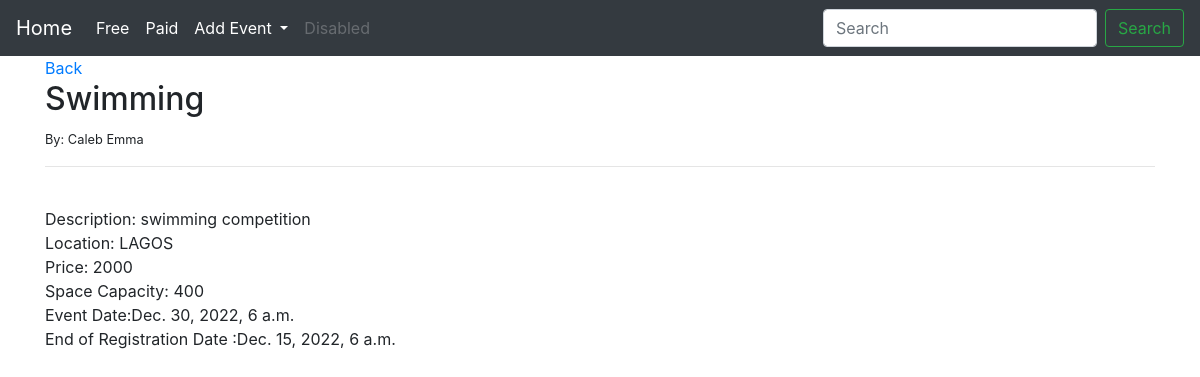
Screenshot of /article/4 with the database file from the repository.
### TheEvent/models.py (models this page shows, shortened)
class Event(models.Model):
    title =models.CharField(max_length=255)
    author = models.ForeignKey(User, on_delete=models.CASCADE)
    location = models.CharField(max_length=100)
    free = models.CharField(max_length=100, blank=True, null=True,)
    price = models.CharField(max_length=100, blank=True, null=True,)
    space_capacity = models.CharField(max_length=100, blank=True, null=True,)
    description = models.TextField(max_length=5000, blank=True, null=True,)
    event_date = models.DateTimeField(null=True, blank=True)
    event_end_date = models.DateTimeField(null=True, blank=True)
    header_image = models.ImageField(null=True, blank=True, upload_to="images/")

### TheEvent/views.py (the view)
# urls.py: path('article/<int:pk>', ArticleDetailView.as_view(), name="article-detail"),
class ArticleDetailView(DetailView):
    model = Event
    template_name = 'article_details.html'

### TheEvent/templates/article_details.html (shortened to what this page needs)
{%extends 'base.html'%}
{%block content %}
    <a href="{% url 'home' %}"> Back </a>
<h2>
    {{event.title}}
</h2>
    <small>
        By: {{event.author.first_name}} {{event.author.last_name}}
    </small> <br>
    <hr>
    <br>
    Description: {{event.description}}
    <br>
    Location: {{event.location}}
    <br>
    {%if event.price%}
    Price: {{event.price}}
    {%else%}
    Price: Free
    {%endif%}
    <br>
    {%if event.space_capacity%}
    Space Capacity: {{event.space_capacity}}
    {%else%}
    Space Capacity: Unlimited
    {%endif%}
    <br>
    {%if event.event_date%}
    Event Date:{{event.event_date}}
    {%endif%}
    <br>
    {%if event.event_end_date%}
    End of Registration Date :{{event.event_end_date}}
    {%endif%}
{%endblock%}

### rows the page displays
Event: title "Swimming", author.first_name "Caleb", author.last_name "Emma", description "swimming competition", location "LAGOS", price "2000", space_capacity "400", event_date "Dec. 30, 2022, 6 a.m.", event_end_date "Dec. 15, 2022, 6 a.m."
